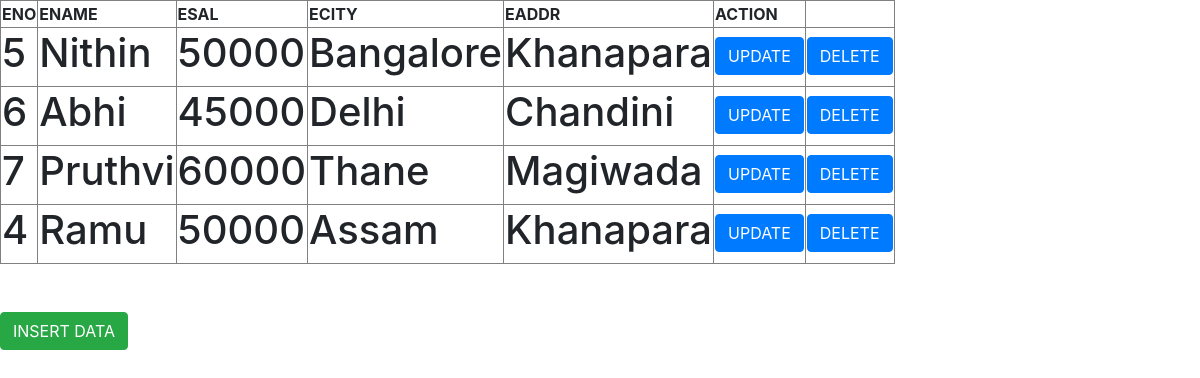
/home/, run on the app's committed database.
### testapp/models.py (models this page shows)
class Employee(models.Model):
    eno=models.IntegerField()
    ename=models.CharField(max_length=30)
    esal=models.IntegerField()
    ecity=models.CharField(max_length=20)
    eaddr=models.TextField()

### testapp/views.py (the view)
# urls.py: path('home/', views.read_data_view),
def read_data_view(request):
    employee_list=Employee.objects.all()
    my_dict={'employee_list':employee_list}
    return render(request,"read.html",my_dict)

### templates/read.html (shortened to what this page needs)
<!DOCTYPE html>
<html lang="en" dir="ltr">
  <head>
    <link rel="stylesheet" href="https://maxcdn.bootstrapcdn.com/bootstrap/4.0.0/css/bootstrap.min.css">
  </head>
  <body>
      <table border="1">
        <tbody>
          <thead>
            <th>ENO</th>
            <th>ENAME</th>
            <th>ESAL</th>
            <th>ECITY</th>
            <th>EADDR</th>
            <th>ACTION</th>
          </thead>
        {% for i in employee_list %}
          <tr>
            <td><h1>{{i.eno}}</h1></td>
            <td><h1>{{i.ename}}</h1></td>
            <td><h1>{{i.esal}}</h1></td>
            <td><h1>{{i.ecity}}</h1></td>
            <td><h1>{{i.eaddr}}</h1></td>
            <td><h1><a href="/update/{{i.id}}" class="btn btn-primary">UPDATE</a></h1></td>
            <td><h1><a href="/delete/{{i.id}}" class="btn btn-primary">DELETE</a></h1></td>
          </tr>
        {% endfor %}
      </table><br><br>
      <a href="/insert" class="btn btn-success">INSERT DATA</a>
  </body>
</html>

### data on the page
Employee: eno "5", ename "Nithin", esal "50000", ecity "Bangalore", eaddr "Khanapara"
Employee: eno "6", ename "Abhi", esal "45000", ecity "Delhi", eaddr "Chandini"
Employee: eno "7", ename "Pruthvi", esal "60000", ecity "Thane", eaddr "Magiwada"
Employee: eno "4", ename "Ramu", esal "50000", ecity "Assam", eaddr "Khanapara"
